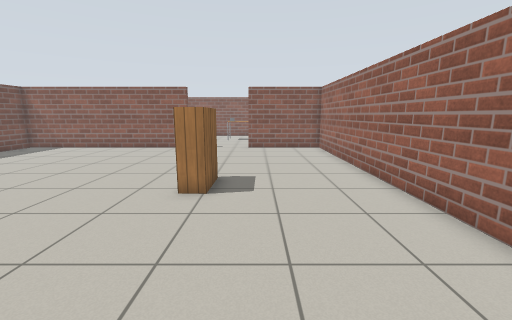
view 1 (above)

14 first-person views from a walk through a world built for the Gazebo simulator. The camera is 1.1 m above the floor, tilts 10° down and sees 90° across. The floor is counted in squares, 0.5 m on a side. Each view is taken from the middle of a square. On the plan, view 1 faces up. The plan holds only what a view shows up to about 16 squares ahead; the rest is blank. Robots are left out. Simple patterns stand in for the simulator's built-in surfaces. Some stock models are drawn as simple stand-ins.

view 2
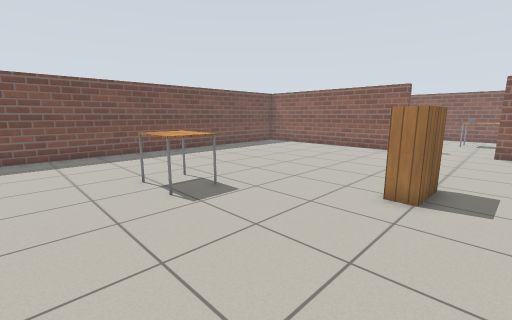

view 3
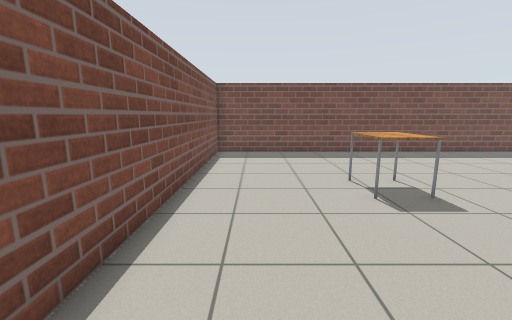

view 4
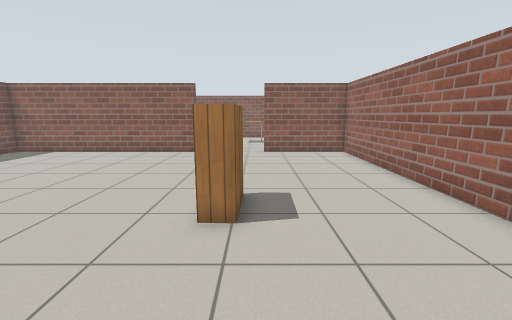

view 5
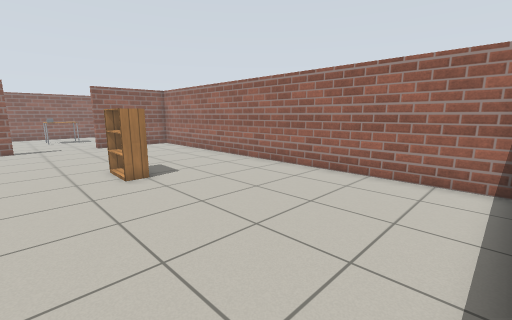

view 6
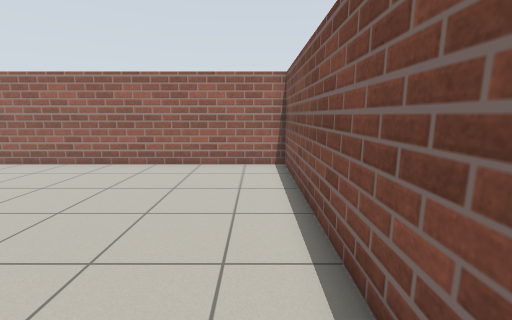

view 7
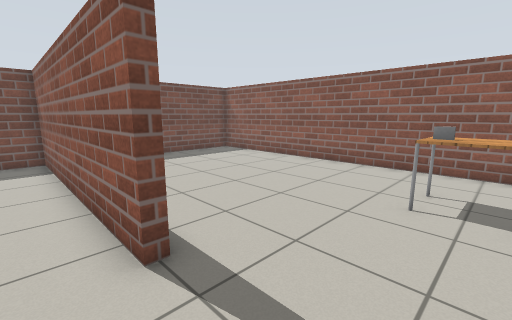

view 8
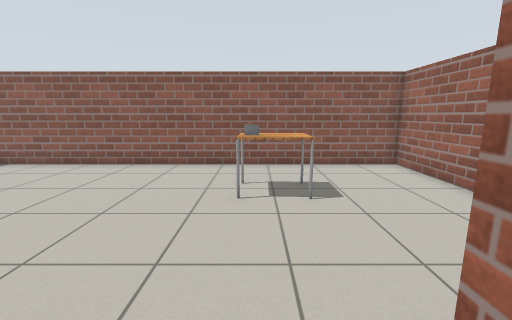

view 9
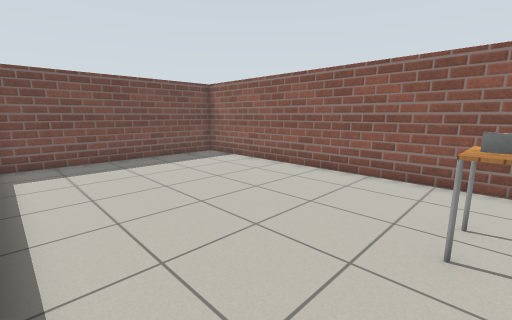

view 10
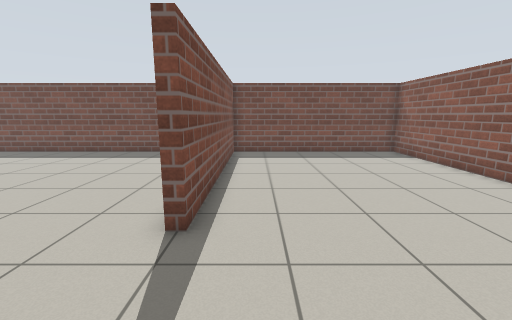

view 11
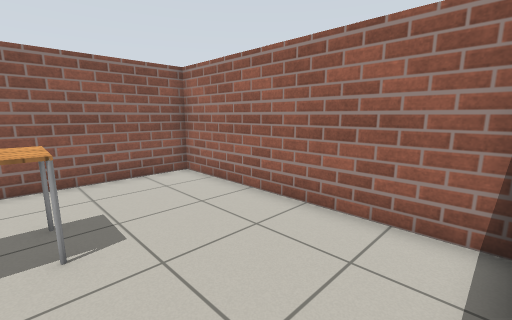

view 12
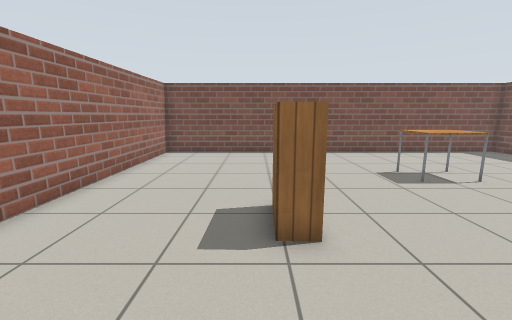

view 13
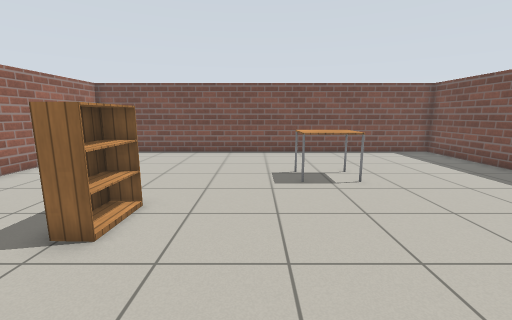

view 14
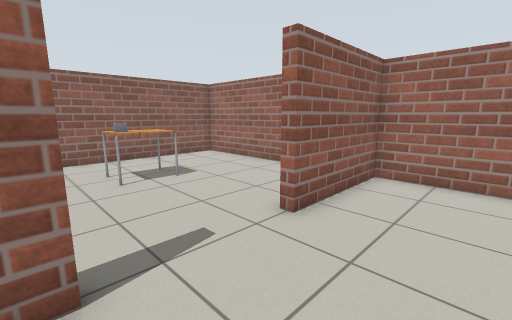

### Floor plan
Ten units are one square. View 1 is at (0, 0); x grows to the right and y downward. Boxes are objects, and circles mark ways between rooms. Rooms are numbered by the first view taken in them; rooms with no view inside come last. Other rooms are left out.
<svg viewBox="-158 -278 206 306">
<path fill="none" stroke="#000" d="M-46 -177 -46 -173 -153 -173 -153 23 43 23 43 -173 -5 -173M-5 -173 -5 -178M43 -178 43 -273 -153 -273 -153 -177 -46 -177"/>
<rect x="-85" y="-45" width="20" height="20" fill="#bbb"><title>table</title></rect>
<rect x="-25" y="-95" width="10" height="30" fill="#bbb"><title>bookshelf</title></rect>
<rect x="-25" y="-235" width="10" height="10" fill="#bbb"><title>book</title></rect>
<rect x="-25" y="-245" width="20" height="20" fill="#bbb"><title>table</title></rect>
<circle cx="-25" cy="-180" r="3" fill="#2a7"/>
<text x="-60" y="-80">1</text>
<text x="-50" y="-230">2</text>
</svg>
Room 1 opens to room 2.

Where each view was taken, in squares from view 1:
view 1: 0 up, 0 right, facing up
view 2: 0 up, 0 right, facing up-left
view 3: 0 up, 0 right, facing left
view 4: 2 up, 1 left, facing up
view 5: 2 down, 5 left, facing up-right
view 6: 1 down, 7 left, facing right
view 7: 16 up, 1 left, facing up-left
view 8: 16 up, 2 left, facing up
view 9: 18 up, 2 left, facing up-left
view 10: 19 up, 0 right, facing left
view 11: 18 up, 1 left, facing up-right
view 12: 13 up, 1 left, facing down
view 13: 13 up, 5 left, facing down
view 14: 14 up, 5 left, facing up-right
